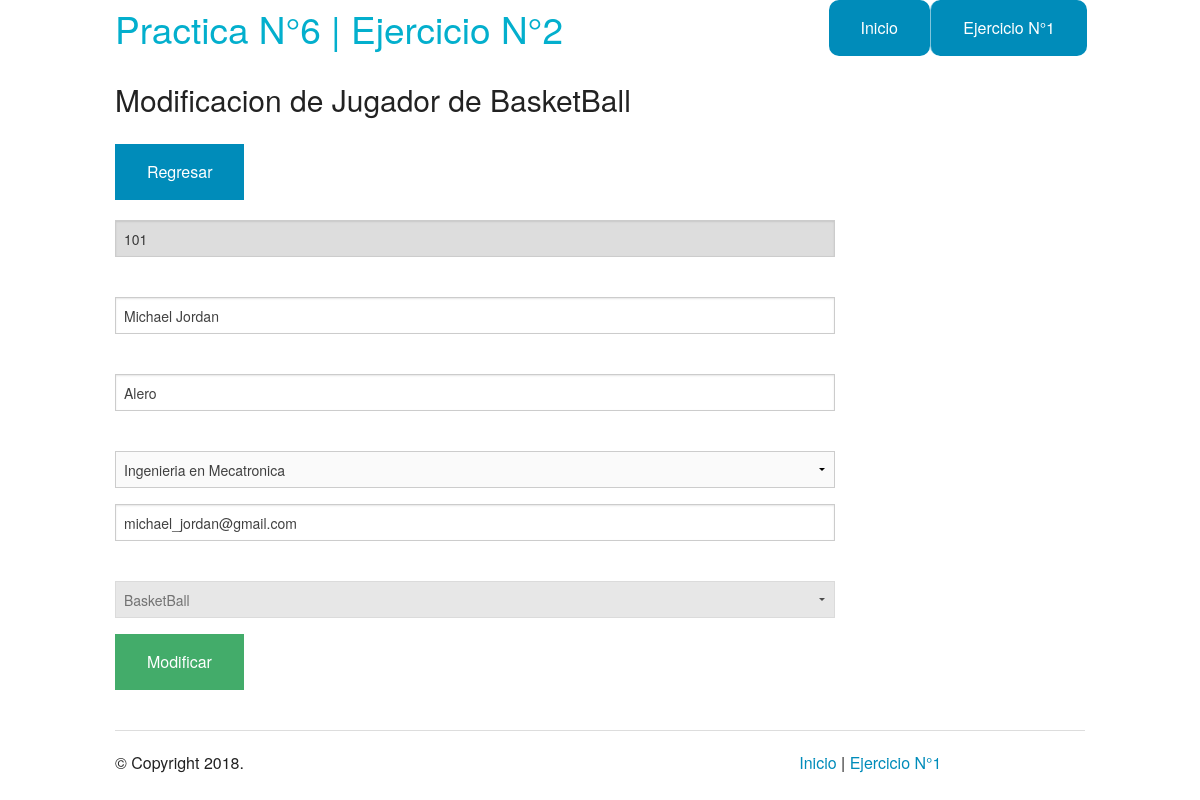
The app's page /Ejercicio2/details_basketball_player.php?id=101 with its own data.
### tables this page shows
CREATE TABLE `sport` (
  `id` int(11) NOT NULL,
  `name` varchar(256) NOT NULL,
  `position` varchar(256) NOT NULL,
  `carrier` varchar(256) NOT NULL,
  `email` varchar(256) NOT NULL,
  `sport` varchar(256) NOT NULL
);

### Ejercicio2/utilities.php (called while the page is built, shortened)
<?php
	include_once('../db/connection.php');
	function data($id,$sport){
		global $pdo,$result;
		$query = "SELECT * FROM sport WHERE id = $id and sport ='$sport'";
		$statement = $pdo->prepare($query);
		$statement -> execute();
		$result = $statement->fetchAll();
		return $result;
	}
?>

### Ejercicio2/details_basketball_player.php (the view, shortened to what this page needs)
<?php
  require('utilities.php');
  $id = $_GET['id'];
  $sport = "BasketBall";
  data($id,$sport);
?>
<!doctype html>
<html class="no-js" lang="en">
  <head>
    <link rel="stylesheet" href="../css/foundation.css" />
  </head>
  <body>
    <?php require_once('header.php'); ?>
    <div class="row">
      <div class="large-9 columns">
        <p style="font-size:30px">Modificacion de Jugador de BasketBall</p>
        <a href="basketball.php" class="button">Regresar</a>
        <div class="section-container tabs" data-section>
          <form method="POST">
	          <section class="section">
	            <div class="content" data-slug="panel1">
	            <input type="text" name="id" value="<?php echo $result[0]['id']?>" disabled><br>
	            <input type="text" name="name" value="<?php echo $result[0]['name']?>"></br>
              <input type="text" name="position" value="<?php echo $result[0]['position']?>"></br>
              <select name="carrier">
                  <option><?php echo $result[0]['carrier']?></option>
              </select>
              <input type="text" name="email" value="<?php echo $result[0]['email']?>"></br>
              <select name="sport" disabled>
                  <option value="BasketBall">BasketBall</option>
              </select>
	            <input type="submit" name="modificar" value="Modificar" class="button success" onclick="alertaAccion()">
	            </div>
	          </section>
          </form>
        </div>
      </div>
    </div>
    <?php require_once('footer.php'); ?>

### records on screen
sport: id "101", name "Michael Jordan", position "Alero", carrier "Ingenieria en Mecatronica", email "michael_jordan@gmail.com"
